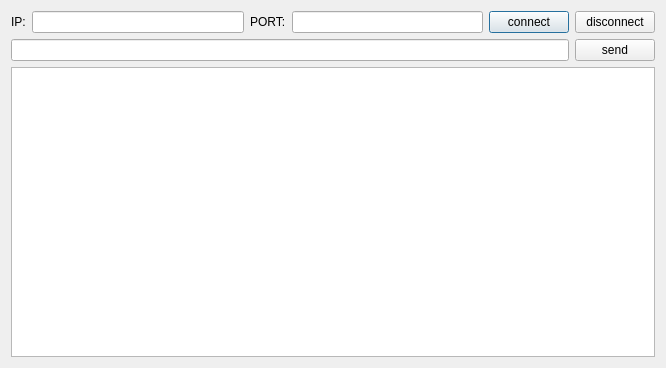
<?xml version="1.0" encoding="UTF-8"?>
<ui version="4.0">
 <class>mtcpsocket</class>
 <widget class="QDialog" name="mtcpsocket">
  <property name="geometry">
   <rect>
    <x>0</x>
    <y>0</y>
    <width>666</width>
    <height>368</height>
   </rect>
  </property>
  <property name="windowTitle">
   <string>Dialog</string>
  </property>
  <layout class="QVBoxLayout" name="verticalLayout_3">
   <item>
    <layout class="QVBoxLayout" name="verticalLayout_2">
     <item>
      <layout class="QVBoxLayout" name="verticalLayout">
       <item>
        <layout class="QHBoxLayout" name="horizontalLayout_5">
         <item>
          <layout class="QHBoxLayout" name="horizontalLayout_3">
           <item>
            <layout class="QHBoxLayout" name="horizontalLayout">
             <item>
              <widget class="QLabel" name="label">
               <property name="text">
                <string>IP:</string>
               </property>
              </widget>
             </item>
             <item>
              <widget class="QLineEdit" name="lineEdit_ip"/>
             </item>
            </layout>
           </item>
           <item>
            <layout class="QHBoxLayout" name="horizontalLayout_2">
             <item>
              <widget class="QLabel" name="label_2">
               <property name="text">
                <string>PORT:</string>
               </property>
              </widget>
             </item>
             <item>
              <widget class="QLineEdit" name="lineEdit_port"/>
             </item>
            </layout>
           </item>
          </layout>
         </item>
         <item>
          <widget class="QPushButton" name="pushButton_connect">
           <property name="text">
            <string>connect</string>
           </property>
          </widget>
         </item>
         <item>
          <widget class="QPushButton" name="pushButton_disconnect">
           <property name="text">
            <string>disconnect</string>
           </property>
          </widget>
         </item>
        </layout>
       </item>
       <item>
        <layout class="QHBoxLayout" name="horizontalLayout_4">
         <item>
          <widget class="QLineEdit" name="lineEdit_text"/>
         </item>
         <item>
          <widget class="QPushButton" name="pushButton_send">
           <property name="text">
            <string>send</string>
           </property>
          </widget>
         </item>
        </layout>
       </item>
      </layout>
     </item>
     <item>
      <widget class="QTextEdit" name="textEdit"/>
     </item>
    </layout>
   </item>
  </layout>
 </widget>
 <resources/>
 <connections/>
</ui>
